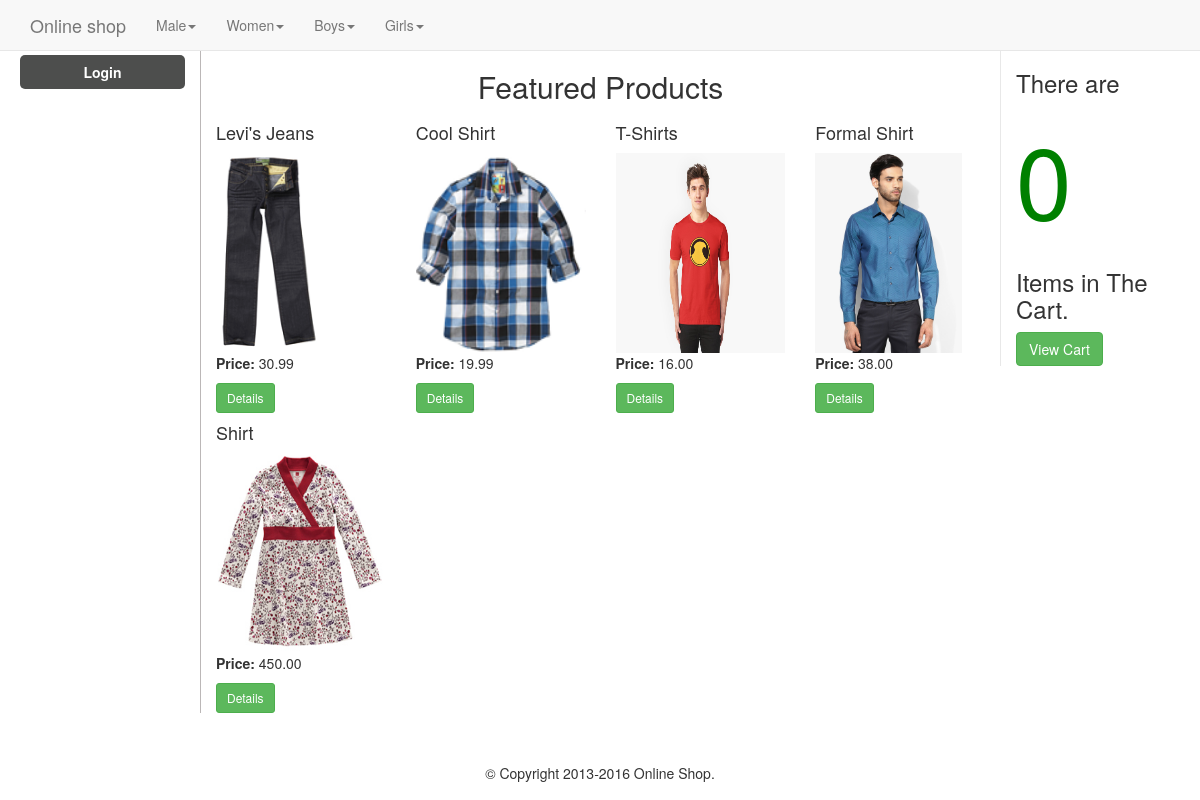
The page / on the database its author committed.
### tables this page shows
CREATE TABLE `categories` (
  `id` int(11) NOT NULL,
  `category` varchar(255) NOT NULL,
  `parent` int(11) NOT NULL DEFAULT '0'
);

CREATE TABLE `products` (
  `id` int(11) NOT NULL,
  `title` varchar(255) NOT NULL,
  `price` decimal(10,2) NOT NULL,
  `brand` int(11) NOT NULL,
  `categories` varchar(255) NOT NULL,
  `image` varchar(255) NOT NULL,
  `description` text NOT NULL,
  `featured` int(11) NOT NULL DEFAULT '0',
  `quantity` int(11) NOT NULL
);

### index.php (the view, shortened to what this page needs)
<?php
include 'includes/head.php';
include 'includes/navigation.php';
include 'includes/leftBar.php';
    $sql="SELECT * FROM products WHERE featured=1";
    $result=mysql_query($sql) or die(mysql_error());
?>
	    <div class="col-md-8 main_content">
	        <div class="row">
	            <h2 class="text-center"><?=(isset($_GET['name']))?$_GET["name"]:'Featured Products'?></h2>
	            <?php
	               while ($row=mysql_fetch_array($result)):
                   if($row['quantity']>0):
	            ?>
    	            <div class="col-md-3">
    	                <h4><?= $row['title']; ?></h4>
    	                <img src="<?= $row['image']; ?>" alt="<?= $row['title']; ?>" class="img-thumb img-responsive" />
	                    <p class="price"><b>Price: </b><?= $row['price']; ?></p>
                        <button type="button" class="btn btn-sm btn-success" onclick="detailsModal(<?=$row['id']?>);">Details</button>
    	            </div>
	            <?php
                  endif;
	             endwhile;
	            ?>
	        </div>
	    </div>
    <?php
    include 'includes/rightSideBar.php';
    ?>
    </div>
    <?php
    include 'includes/footer.php';
?>

### includes/head.php (shortened to what this page needs)
<!DOCTYPE html>
<html>
    <head>
        <link rel="stylesheet" type="text/css" href="css/bootstrap.min.css" />
        <link rel="stylesheet" href="css/main.css" />
    </head>
    <body>

### includes/navigation.php (shortened to what this page needs)
<?php
    $sql="SELECT * FROM categories WHERE parent=0";
    $result=mysql_query($sql) or die(mysql_error());
?>
        <nav class="navbar navbar-default navbar-fixed-top">
            <div class="container">
              <div class="navbar-header">
                <a href="index.php" class="navbar-brand">Online shop</a>
              </div>
              <div id="navbar" class="navbar-collapse collapse">
                <ul class="nav navbar-nav">
                    <?php
                        while($row=mysql_fetch_array($result)):
                     ?>
                    <li class="dropdown">
                        <a href="#" class="dropdown-toggle" data-toggle="dropdown"><?php echo $row['category']; ?><span class="caret"></span></a>
                    </li>
                    <?php
                  endwhile;
                    ?>
                </ul>
              </div>
            </div>
        </nav>
        <div class="container-fluid">
          <div class="row">

### includes/leftBar.php (shortened to what this page needs)
      <div class="col-md-2">
          <div class="sideNav">
            <div class="menu">
              <ul>
                <?php
                if(isset($_SESSION["username"])&&$_SESSION["username"]!=NULL):
                  ?>
                <li><a href="login.php?logout=1">Logout</a></li>
                <li><a href="#">Orders</a></li>
                <?php
              else:
                ?>
                <li><a href="login.php">Login</a></li>
                <?php
              endif;
                 ?>
              </ul>
            </div>
          </div>
</div>

### includes/rightSideBar.php
<div class="col-md-2 left-border">
    <h3>There are</h3>
    <span style="font-size: 100px; color:green;font-style:bold; margin: auto;"><?php
    if(isset($_SESSION["cart"])){
        echo count($_SESSION["cart"]);;
    }
    else{
        echo 0;
    }
    ?>
    </span>
    <h3>Items in The Cart.</h3>
    <a href="Checkout.php" class="btn btn-xl btn-success" >View Cart</a>
</div>

### includes/footer.php (shortened to what this page needs)
</div>
    <footer class="text-center" id="footer">
        &copy; Copyright 2013-2016 Online Shop.
    </footer>
    </body>
</html>

### css/main.css (style rules this page uses)
body { padding-top:50px; }
#footer { margin-top:50px; }
.img-thumb { width:auto; height:200px; }
.left-border { border-left:1px solid #E8E8E8; height:100%; }

### includes/leftBar.php (style rules this page uses)
.main_content { border-left: 1px solid rgba(120, 113, 113, 0.5); }
.sideNav ul { list-style: none; padding-left: 5px; }
.sideNav .menu li { border:2px solid rgba(4, 184, 190, 0); background-color: rgba(15, 17, 16, 0.74); border-radius: 5px; padding:5px; margin:5px auto; text-align: center; }
.sideNav .menu li a { display: inline-block; width: 100%; color: white; text-decoration: none; font-weight: 600; }

### rows shown on the page
categories: category "Male"
categories: category "Women"
categories: category "Boys"
categories: category "Girls"
products: title "Levi's Jeans", image (picture), price "30.99"
products: title "Cool Shirt", image (picture), price "19.99"
products: title "T-Shirts", image (picture), price "16.00"
products: title "Formal Shirt", image (picture), price "38.00"
products: title "Shirt", image (picture), price "450.00"
